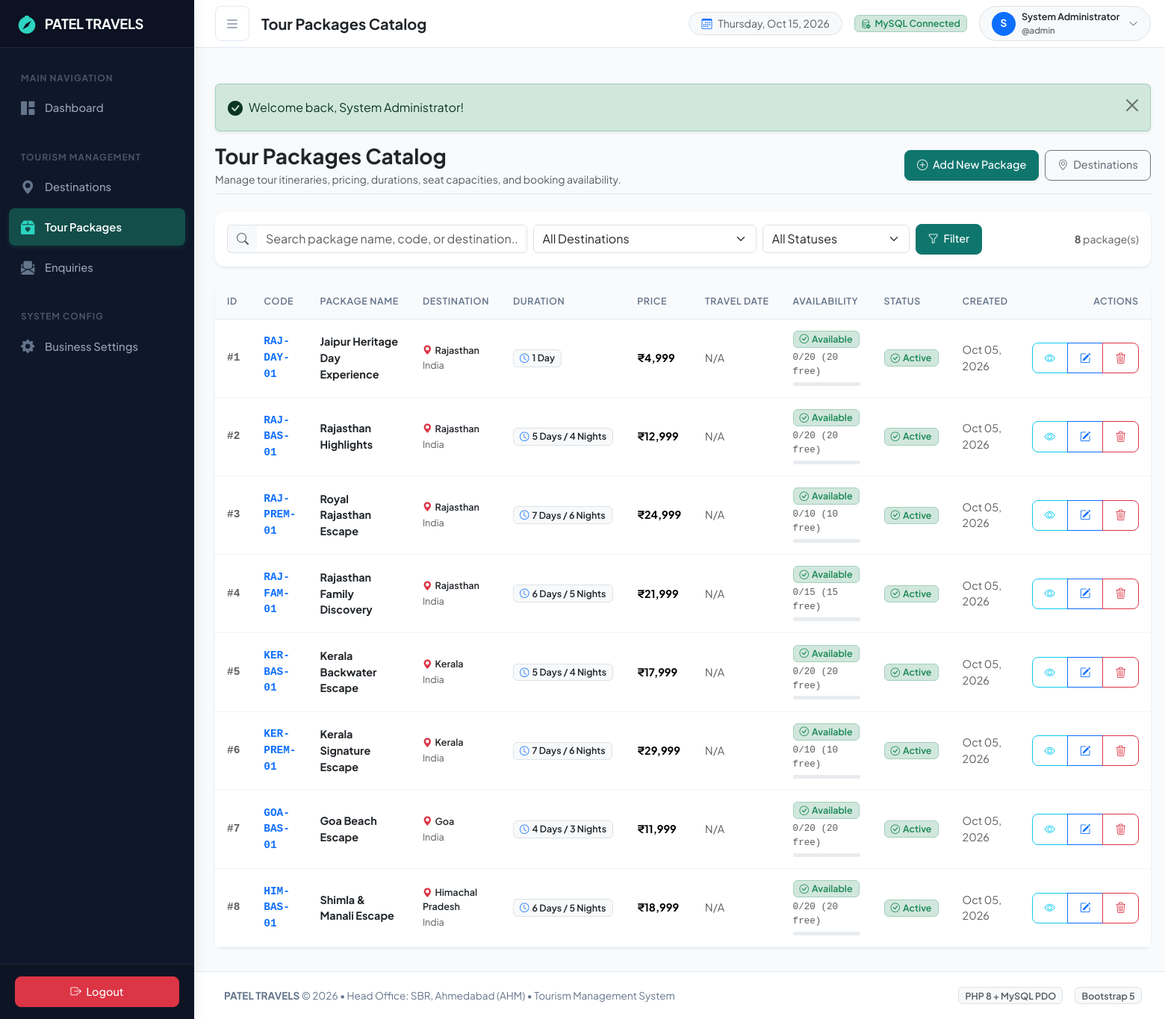
/admin/packages/index.php (signed in), run on an earlier commit of the app's database.
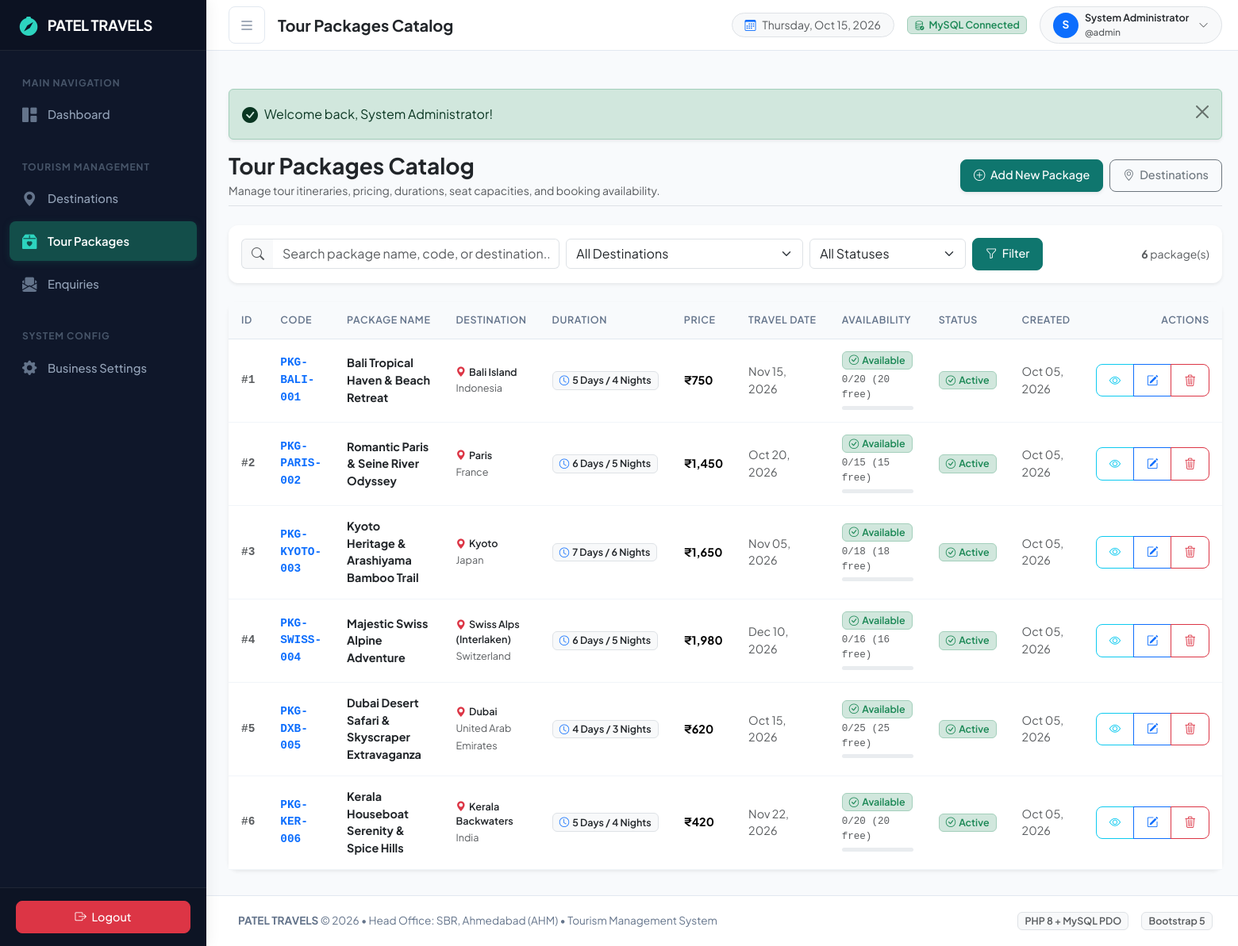
And on a later commit of the database.
### tables this page shows
CREATE TABLE `packages` (
  `package_id` int NOT NULL AUTO_INCREMENT,
  `package_code` varchar(50) NOT NULL,
  `package_name` varchar(150) NOT NULL,
  `destination_id` int NOT NULL,
  `plan_type` enum('Day Trip','Basic','Premium','Family','Custom') DEFAULT 'Custom',
  `duration` varchar(50) NOT NULL,
  `duration_days` int DEFAULT NULL,
  `duration_nights` int DEFAULT NULL,
  `price` decimal(10,2) NOT NULL,
  `maximum_capacity` int NOT NULL DEFAULT '20',
  `travel_date` date DEFAULT NULL,
  `description` text,
  `included_services` text,
  `excluded_services` text,
  `image` varchar(255) DEFAULT NULL,
  `status` enum('active','inactive','sold_out') DEFAULT 'active',
  `featured` tinyint(1) DEFAULT '0',
  `display_order` int DEFAULT '0',
  `created_at` datetime DEFAULT CURRENT_TIMESTAMP,
  `updated_at` datetime DEFAULT CURRENT_TIMESTAMP ON UPDATE CURRENT_TIMESTAMP,
  PRIMARY KEY (`package_id`),
  UNIQUE KEY `package_code` (`package_code`),
  KEY `idx_package_destination` (`destination_id`),
  KEY `idx_package_status` (`status`),
  CONSTRAINT `fk_packages_destination` FOREIGN KEY (`destination_id`) REFERENCES `destinations` (`destination_id`) ON DELETE RESTRICT ON UPDATE CASCADE
);

CREATE TABLE `destinations` (
  `destination_id` int NOT NULL AUTO_INCREMENT,
  `destination_name` varchar(100) NOT NULL,
  `country` varchar(100) NOT NULL,
  `description` text,
  `status` enum('active','inactive') DEFAULT 'active',
  `created_at` datetime DEFAULT CURRENT_TIMESTAMP,
  `updated_at` datetime DEFAULT CURRENT_TIMESTAMP ON UPDATE CURRENT_TIMESTAMP,
  PRIMARY KEY (`destination_id`),
  KEY `idx_destination_status` (`status`)
);

### admin/packages/index.php (the view, shortened to what the rows shown need)
<?php
require_once __DIR__ . '/../../includes/auth.php';
$pdo = getDBConnection();
$sql = '
    SELECT p.package_id, p.package_code, p.package_name, p.destination_id, p.duration, p.price,
           p.maximum_capacity, p.travel_date, p.description, p.included_services, p.excluded_services,
           p.image, p.status, p.created_at,
           d.destination_name, d.country,
           COALESCE(SUM(CASE WHEN e.status IN ("quoted", "confirmed") THEN e.travellers ELSE 0 END), 0) AS booked_count,
           (SELECT COUNT(*) FROM enquiries e2 WHERE e2.package_id = p.package_id) AS total_reservations
    FROM packages p
    INNER JOIN destinations d ON p.destination_id = d.destination_id
    LEFT JOIN enquiries e ON p.package_id = e.package_id
    WHERE 1=1
';
$params = [];
$sql .= ' GROUP BY p.package_id, p.package_code, p.package_name, p.destination_id, p.duration, p.price,
                   p.maximum_capacity, p.travel_date, p.description, p.included_services, p.excluded_services,
                   p.image, p.status, p.created_at, d.destination_name, d.country
          ORDER BY p.created_at DESC';
$stmt = $pdo->prepare($sql);
$stmt->execute($params);
$packages = $stmt->fetchAll();
require_once __DIR__ . '/../../includes/header.php';
require_once __DIR__ . '/../../includes/navbar.php';
?>
<div class="container-fluid p-0">
    <div class="card border-0 shadow-sm">
        <div class="table-responsive">
            <table class="table table-hover align-middle mb-0">
                <thead>
                    <tr>
                        <th style="width: 60px;">ID</th>
                        <th>Code</th>
                        <th>Package Name</th>
                        <th>Destination</th>
                        <th>Duration</th>
                        <th>Price</th>
                        <th>Travel Date</th>
                        <th>Availability</th>
                        <th>Status</th>
                        <th class="small">Created</th>
                        <th class="text-end" style="min-width: 140px;">Actions</th>
                    </tr>
                </thead>
                <tbody>
                    <?php if (empty($packages)): ?>
                        <tr>
                            <td colspan="11" class="text-center py-5 text-muted">
                                <i class="bi bi-box2-heart fs-1 d-block mb-2 text-muted"></i>
                                <h6 class="fw-bold text-dark">No Tour Packages Found</h6>
                                <p class="small text-muted mb-3">No packages match your search or filter criteria.</p>
                                <a href="<?= url('admin/packages/create.php') ?>" class="btn btn-sm btn-primary">
                                    <i class="bi bi-plus-lg me-1"></i> Add Package Now
                                </a>
                            </td>
                        </tr>
                    <?php else: ?>
                        <?php foreach ($packages as $pkg): ?>
                            <?php
                            $pkgId = (int)$pkg['package_id'];
                            $capacity = (int)$pkg['maximum_capacity'];
                            $booked = (int)$pkg['booked_count'];
                            $available = max(0, $capacity - $booked);
                            $fillRate = $capacity > 0 ? min(100, round(($booked / $capacity) * 100)) : 0;
                            $resCount = (int)$pkg['total_reservations'];
                            if ($available <= 0) {
                                $availLabel = '<span class="badge bg-danger-subtle text-danger border border-danger-subtle px-2 py-1"><i class="bi bi-x-circle me-1"></i>Sold Out</span>';
                            } elseif ($fillRate >= 50) {
                                $availLabel = '<span class="badge bg-warning-subtle text-warning-emphasis border border-warning-subtle px-2 py-1"><i class="bi bi-exclamation-triangle me-1"></i>Limited</span>';
                            } else {
                                $availLabel = '<span class="badge bg-success-subtle text-success border border-success-subtle px-2 py-1"><i class="bi bi-check-circle me-1"></i>Available</span>';
                            }
                            ?>
                            <tr>
                                <td class="fw-bold font-monospace text-muted small">#<?= $pkgId ?></td>
                                <td class="font-monospace fw-bold text-primary small">
                                    <a href="<?= url('admin/packages/view.php?id=' . $pkgId) ?>" class="text-decoration-none">
                                        <?= htmlspecialchars($pkg['package_code'], ENT_QUOTES, 'UTF-8') ?>
                                    </a>
                                </td>
                                <td>
                                    <a href="<?= url('admin/packages/view.php?id=' . $pkgId) ?>" class="fw-bold text-dark text-decoration-none">
                                        <?= htmlspecialchars($pkg['package_name'], ENT_QUOTES, 'UTF-8') ?>
                                    </a>
                                </td>
                                <td>
                                    <div class="fw-semibold small text-dark">
                                        <i class="bi bi-geo-alt-fill text-danger me-1"></i><?= htmlspecialchars($pkg['destination_name'], ENT_QUOTES, 'UTF-8') ?>
                                    </div>
                                    <span class="text-muted small"><?= htmlspecialchars($pkg['country'], ENT_QUOTES, 'UTF-8') ?></span>
                                </td>
                                <td>
                                    <span class="badge bg-light text-dark border">
                                        <i class="bi bi-clock me-1 text-primary"></i><?= htmlspecialchars($pkg['duration'], ENT_QUOTES, 'UTF-8') ?>
                                    </span>
                                </td>
                                <td class="fw-bold"><?= format_currency($pkg['price']) ?></td>
                                <td class="small text-muted"><?= format_date($pkg['travel_date']) ?></td>
                                <td>
                                    <div class="mb-1"><?= $availLabel ?></div>
                                    <div class="small text-muted font-monospace"><?= $booked ?>/<?= $capacity ?> <span class="text-muted">(<?= $available ?> free)</span></div>
                                    <div class="progress mt-1" style="height: 5px; width: 90px;">
                                    </div>
                                </td>
                                <td><?= get_status_badge($pkg['status']) ?></td>
                                <td class="small text-muted"><?= format_date($pkg['created_at']) ?></td>
                                <td class="text-end">
                                    <div class="btn-group btn-group-sm" role="group">
                                        <a href="<?= url('admin/packages/view.php?id=' . $pkgId) ?>"
                                           class="btn btn-outline-info" title="View Details">
                                            <i class="bi bi-eye"></i>
                                        </a>
                                        <a href="<?= url('admin/packages/edit.php?id=' . $pkgId) ?>"
                                           class="btn btn-outline-primary" title="Edit Package">
                                            <i class="bi bi-pencil-square"></i>
                                        </a>
                                        <button type="button"
                                                class="btn btn-outline-danger btn-delete-package"
                                                data-bs-toggle="modal"
                                                data-bs-target="#deletePackageModal"
                                                data-id="<?= $pkgId ?>"
                                                data-name="<?= htmlspecialchars($pkg['package_name'], ENT_QUOTES, 'UTF-8') ?>"
                                                data-code="<?= htmlspecialchars($pkg['package_code'], ENT_QUOTES, 'UTF-8') ?>"
                                                data-reservations="<?= $resCount ?>"
                                                title="Delete or Deactivate Package">
                                            <i class="bi bi-trash3"></i>
                                        </button>
                                    </div>
                                </td>
                            </tr>
                        <?php endforeach; ?>
                    <?php endif; ?>
                </tbody>
            </table>
        </div>
    </div>
</div>
<?php
require_once __DIR__ . '/../../includes/footer.php';
?>

### includes/auth.php (shortened to what the rows shown need)
<?php
function url(string $path = ''): string
{
    $cleanPath = ltrim($path, '/');
    return BASE_PATH . '/' . $cleanPath;
}
function format_currency(float|int|string $amount): string
{
    $amount = (float)$amount;
    $isNegative = $amount < 0;
    $amount = abs($amount);
    $parts = explode('.', number_format($amount, 2, '.', ''));
    $whole = $parts[0];
    $fraction = $parts[1];
    $last3 = substr($whole, -3);
    $rest = substr($whole, 0, -3);
    if ($rest != '') {
        $rest = preg_replace('/\B(?=(\d{2})+(?!\d))/', ',', $rest) . ',';
    }
    $formatted = $rest . $last3;
    if ($fraction === '00') {
        return '₹' . $formatted;
    }
    return '₹' . $formatted . '.' . $fraction;
}
function format_date(?string $dateStr, string $format = 'M d, Y'): string
{
    if (empty($dateStr)) {
        return 'N/A';
    }
    $timestamp = strtotime($dateStr);
    return $timestamp ? date($format, $timestamp) : 'N/A';
}
function get_status_badge(string $status): string
{
    $statusLower = strtolower(trim($status));
    return match ($statusLower) {
        'confirmed', 'active' => '<span class="badge bg-success-subtle text-success border border-success-subtle px-2 py-1"><i class="bi bi-check-circle me-1"></i>' . ucfirst($statusLower) . '</span>',
        'pending'             => '<span class="badge bg-warning-subtle text-warning-emphasis border border-warning-subtle px-2 py-1"><i class="bi bi-clock-history me-1"></i>' . ucfirst($statusLower) . '</span>',
        'cancelled', 'inactive' => '<span class="badge bg-danger-subtle text-danger border border-danger-subtle px-2 py-1"><i class="bi bi-x-circle me-1"></i>' . ucfirst($statusLower) . '</span>',
        'sold_out'            => '<span class="badge bg-secondary-subtle text-secondary border border-secondary-subtle px-2 py-1"><i class="bi bi-slash-circle me-1"></i>Sold Out</span>',
        default               => '<span class="badge bg-light text-dark border px-2 py-1">' . htmlspecialchars(ucfirst($status), ENT_QUOTES, 'UTF-8') . '</span>',
    };
}

What changed in the data, as far as the page shows it:
removed packages: package_id "7", package_code "GOA-BAS-01", package_name "Goa Beach Escape", destination.destination_name "Goa", destination.country "India", duration "4 Days / 3 Nights", price "₹11,999", travel_date "N/A", shows "Available", booked "0", maximum_capacity "20", status "Active", created_at "Oct 05, 2026"
removed packages: package_id "8", package_code "HIM-BAS-01", package_name "Shimla & Manali Escape", destination.destination_name "Himachal Pradesh", destination.country "India", duration "6 Days / 5 Nights", price "₹18,999", travel_date "N/A", shows "Available", booked "0", maximum_capacity "20", status "Active", created_at "Oct 05, 2026"
changed packages id 1: package_code "RAJ-DAY-01" → "PKG-BALI-001"; package_name "Jaipur Heritage Day Experience" → "Bali Tropical Haven & Beach Retreat"; destination.destination_name "Rajasthan" → "Bali Island"; destination.country "India" → "Indonesia"; duration "1 Day" → "5 Days / 4 Nights"; price "₹4,999" → "₹750"; travel_date "N/A" → "Nov 15, 2026"
changed packages id 2: package_code "RAJ-BAS-01" → "PKG-PARIS-002"; package_name "Rajasthan Highlights" → "Romantic Paris & Seine River Odyssey"; destination.destination_name "Rajasthan" → "Paris"; destination.country "India" → "France"; duration "5 Days / 4 Nights" → "6 Days / 5 Nights"; price "₹12,999" → "₹1,450"; travel_date "N/A" → "Oct 20, 2026"; maximum_capacity "20" → "15"
changed packages "7 Days / 6 Nights": package_code "RAJ-PREM-01" → "PKG-KYOTO-003"; package_name "Royal Rajasthan Escape" → "Kyoto Heritage & Arashiyama Bamboo Trail"; destination.destination_name "Rajasthan" → "Kyoto"; destination.country "India" → "Japan"; price "₹24,999" → "₹1,650"; travel_date "N/A" → "Nov 05, 2026"; maximum_capacity "10" → "18"
changed packages id 4: package_code "RAJ-FAM-01" → "PKG-SWISS-004"; package_name "Rajasthan Family Discovery" → "Majestic Swiss Alpine Adventure"; destination.destination_name "Rajasthan" → "Swiss Alps (Interlaken)"; destination.country "India" → "Switzerland"; price "₹21,999" → "₹1,980"; travel_date "N/A" → "Dec 10, 2026"; maximum_capacity "15" → "16"
changed packages id 5: package_code "KER-BAS-01" → "PKG-DXB-005"; package_name "Kerala Backwater Escape" → "Dubai Desert Safari & Skyscraper Extravaganza"; destination.destination_name "Kerala" → "Dubai"; destination.country "India" → "United Arab Emirates"; duration "5 Days / 4 Nights" → "4 Days / 3 Nights"; price "₹17,999" → "₹620"; travel_date "N/A" → "Oct 15, 2026"; maximum_capacity "20" → "25"
changed packages "India": package_code "KER-PREM-01" → "PKG-KER-006"; package_name "Kerala Signature Escape" → "Kerala Houseboat Serenity & Spice Hills"; destination.destination_name "Kerala" → "Kerala Backwaters"; duration "7 Days / 6 Nights" → "5 Days / 4 Nights"; price "₹29,999" → "₹420"; travel_date "N/A" → "Nov 22, 2026"; maximum_capacity "10" → "20"
Also different on the page:
$totalPackages: "8" → "6"
